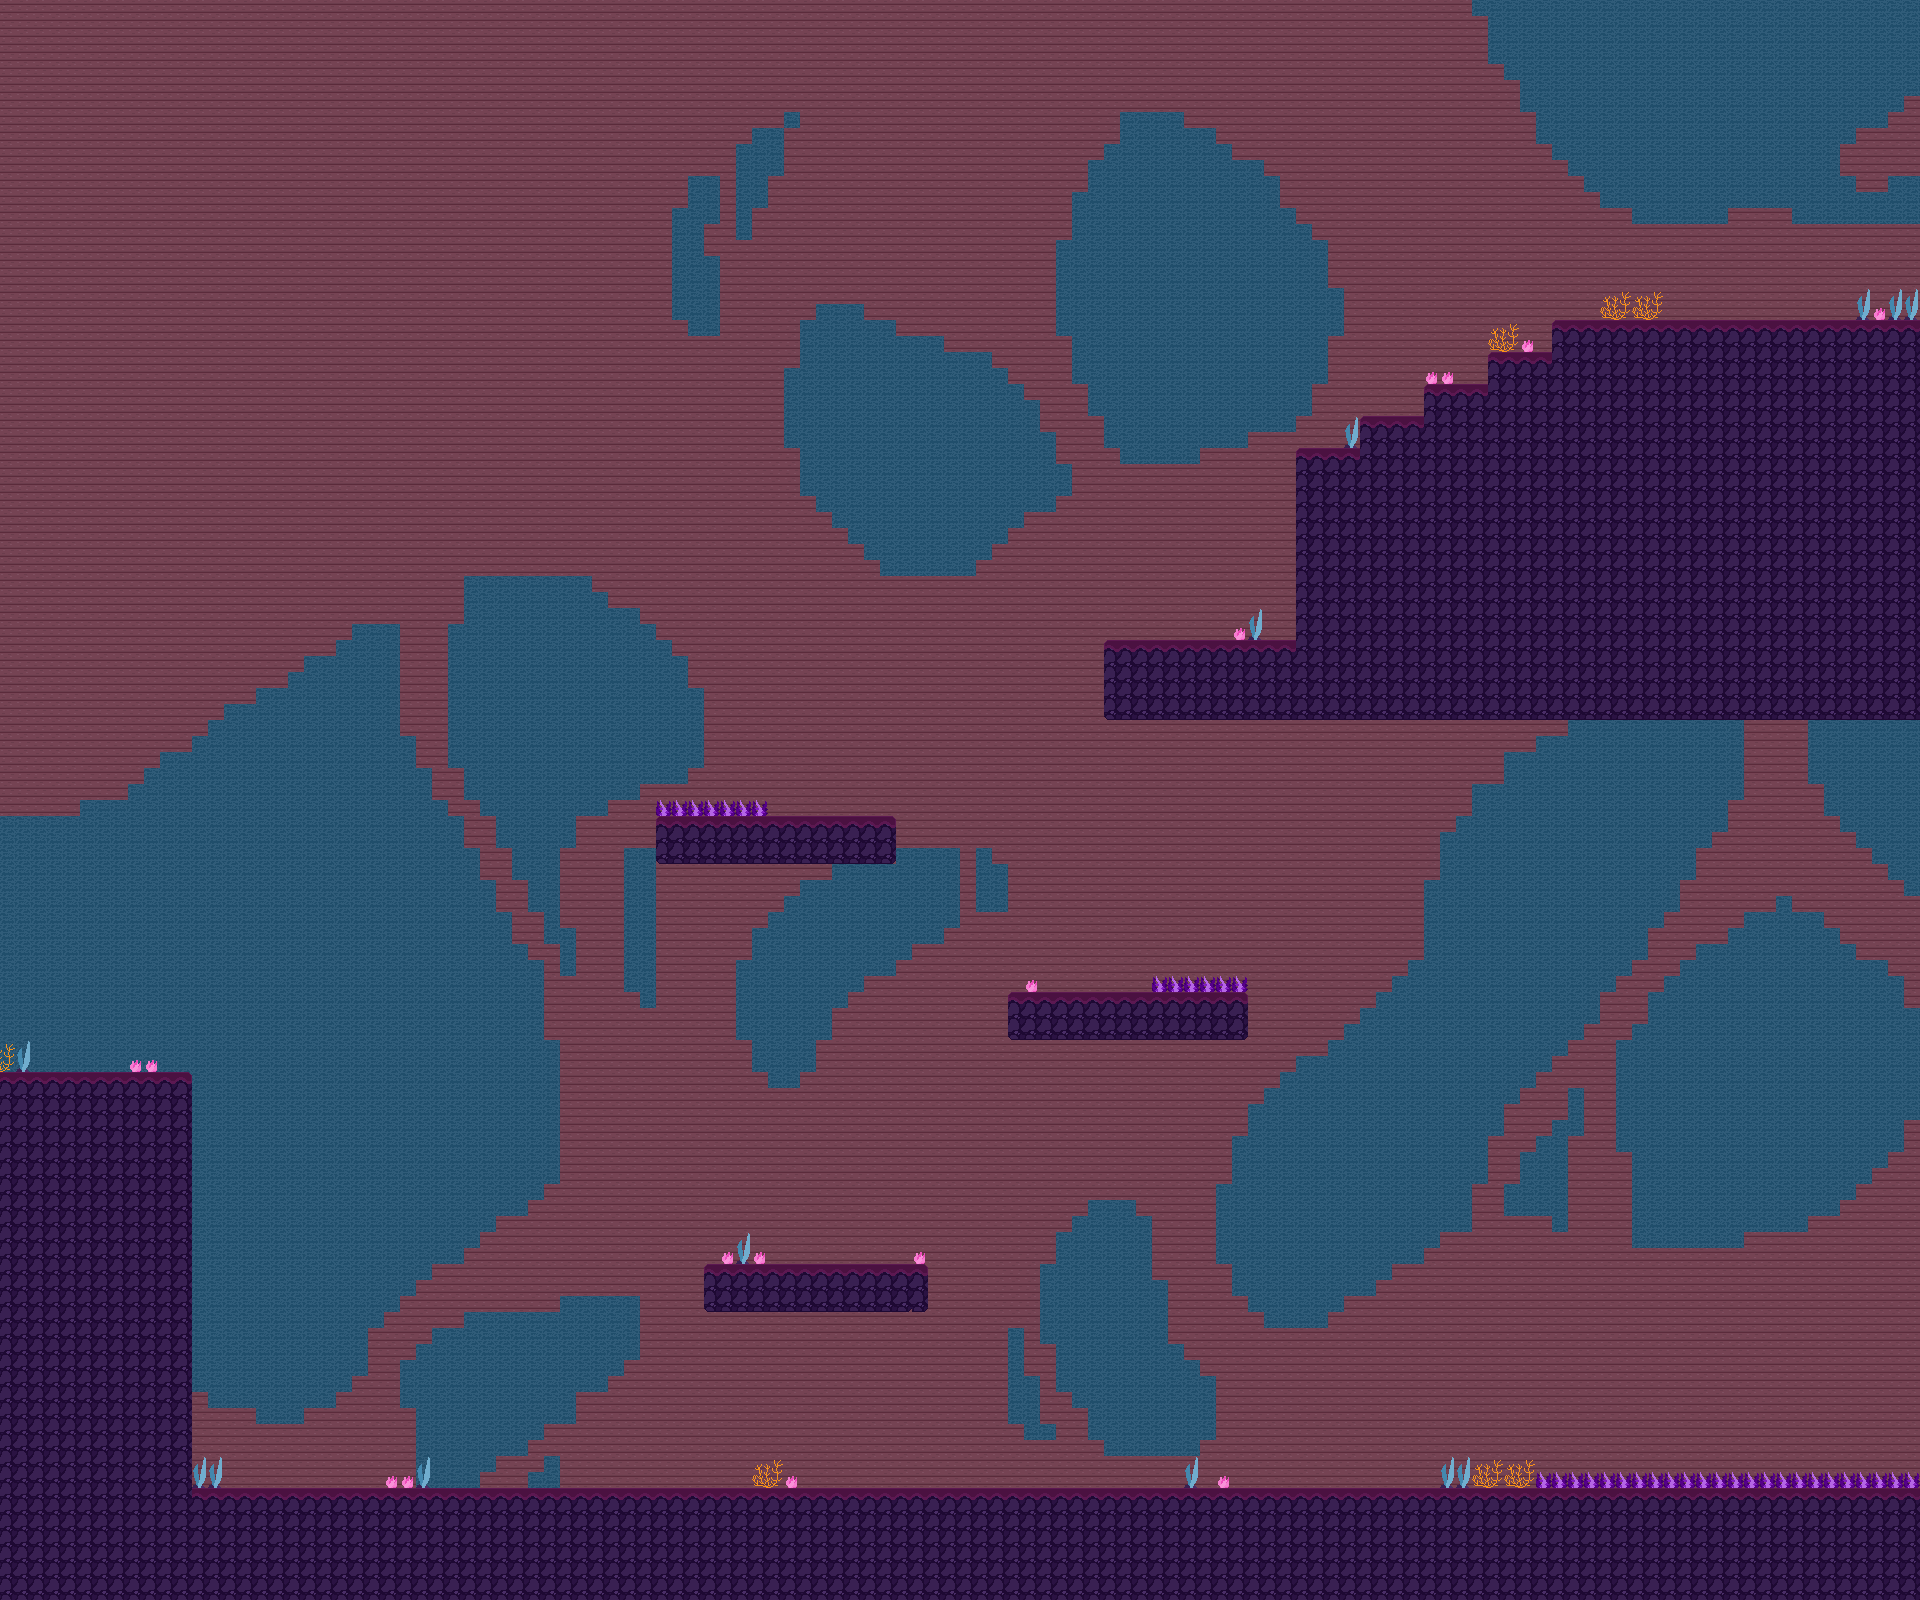

Rendered tile map (Tiled .tmx) drawn with the repository's tilesets; below, a short description and the map source with its tile grids summarised:
An orthogonal 120x100 tile map with 16x16 px tiles, 4 tile layers (Background, Scenery, Spikes, Ground) and 2 objects (playerSpawn, bubbleSpawn).

<map version="1.2" tiledversion="1.3.4" orientation="orthogonal" renderorder="right-down" width="120" height="100" tilewidth="16" tileheight="16" infinite="0" nextlayerid="7" nextobjectid="6">
 <editorsettings>
  <export target="room_1..tmx" format="tmx" />
 </editorsettings>
 <tileset firstgid="1" name="tutorial" tilewidth="16" tileheight="16" tilecount="40" columns="8">
  <image source="tilesheet.png" width="128" height="80" />
  <tile id="0">
   <properties>
    <property name="collides" type="bool" value="false" />
   </properties>
  </tile>
  <tile id="1">
   <properties>
    <property name="collides" type="bool" value="false" />
   </properties>
  </tile>
  <tile id="2">
   <properties>
    <property name="collides" type="bool" value="false" />
   </properties>
  </tile>
  <tile id="3">
   <properties>
    <property name="collides" type="bool" value="true" />
   </properties>
  </tile>
  <tile id="4">
   <properties>
    <property name="collides" type="bool" value="true" />
   </properties>
  </tile>
  <tile id="5">
   <properties>
    <property name="collides" type="bool" value="true" />
   </properties>
  </tile>
  <tile id="6">
   <properties>
    <property name="collides" type="bool" value="true" />
   </properties>
  </tile>
  <tile id="7">
   <properties>
    <property name="collides" type="bool" value="false" />
   </properties>
  </tile>
  <tile id="8">
   <properties>
    <property name="collides" type="bool" value="false" />
   </properties>
  </tile>
  <tile id="9">
   <properties>
    <property name="collides" type="bool" value="false" />
   </properties>
  </tile>
  <tile id="10">
   <properties>
    <property name="collides" type="bool" value="false" />
   </properties>
  </tile>
  <tile id="11">
   <properties>
    <property name="collides" type="bool" value="false" />
   </properties>
  </tile>
  <tile id="12">
   <properties>
    <property name="collides" type="bool" value="true" />
   </properties>
  </tile>
  <tile id="13">
   <properties>
    <property name="collides" type="bool" value="false" />
   </properties>
  </tile>
  <tile id="14">
   <properties>
    <property name="collides" type="bool" value="false" />
   </properties>
  </tile>
  <tile id="15">
   <properties>
    <property name="collides" type="bool" value="false" />
   </properties>
  </tile>
  <tile id="16">
   <properties>
    <property name="collides" type="bool" value="false" />
   </properties>
  </tile>
  <tile id="17">
   <properties>
    <property name="collides" type="bool" value="false" />
   </properties>
  </tile>
  <tile id="18">
   <properties>
    <property name="collides" type="bool" value="false" />
   </properties>
  </tile>
  <tile id="19">
   <properties>
    <property name="collides" type="bool" value="true" />
   </properties>
  </tile>
  <tile id="20">
   <properties>
    <property name="collides" type="bool" value="true" />
   </properties>
  </tile>
  <tile id="21">
   <properties>
    <property name="collides" type="bool" value="true" />
   </properties>
  </tile>
  <tile id="22">
   <properties>
    <property name="collides" type="bool" value="false" />
   </properties>
  </tile>
  <tile id="23">
   <properties>
    <property name="collides" type="bool" value="false" />
   </properties>
  </tile>
  <tile id="24">
   <properties>
    <property name="collides" type="bool" value="false" />
   </properties>
  </tile>
  <tile id="25">
   <properties>
    <property name="collides" type="bool" value="false" />
   </properties>
  </tile>
  <tile id="26">
   <properties>
    <property name="collides" type="bool" value="false" />
   </properties>
  </tile>
  <tile id="27">
   <properties>
    <property name="collides" type="bool" value="true" />
   </properties>
  </tile>
  <tile id="28">
   <properties>
    <property name="collides" type="bool" value="true" />
   </properties>
  </tile>
  <tile id="29">
   <properties>
    <property name="collides" type="bool" value="true" />
   </properties>
  </tile>
  <tile id="30">
   <properties>
    <property name="collides" type="bool" value="false" />
   </properties>
  </tile>
  <tile id="31">
   <properties>
    <property name="collides" type="bool" value="false" />
   </properties>
  </tile>
  <tile id="32">
   <properties>
    <property name="collides" type="bool" value="false" />
   </properties>
  </tile>
  <tile id="33">
   <properties>
    <property name="collides" type="bool" value="false" />
   </properties>
  </tile>
  <tile id="34">
   <properties>
    <property name="collides" type="bool" value="false" />
   </properties>
  </tile>
  <tile id="35">
   <properties>
    <property name="collides" type="bool" value="false" />
   </properties>
  </tile>
  <tile id="36">
   <properties>
    <property name="collides" type="bool" value="false" />
   </properties>
  </tile>
  <tile id="37">
   <properties>
    <property name="collides" type="bool" value="false" />
   </properties>
  </tile>
  <tile id="38">
   <properties>
    <property name="collides" type="bool" value="false" />
   </properties>
  </tile>
  <tile id="39">
   <properties>
    <property name="collides" type="bool" value="false" />
   </properties>
  </tile>
 </tileset>
 <layer id="1" name="Background" width="120" height="100">
  <data>[12000 cells, 12000 non-empty, 2 distinct tile ids]</data>
 </layer>
 <layer id="5" name="Scenery" width="120" height="100">
  <data>[12000 cells, 67 non-empty, 7 distinct tile ids]</data>
 </layer>
 <layer id="6" name="Spikes" width="120" height="100">
  <data>[12000 cells, 37 non-empty, 1 distinct tile ids]</data>
 </layer>
 <layer id="2" name="Ground" width="120" height="100">
  <data>[12000 cells, 2239 non-empty, 7 distinct tile ids]</data>
 </layer>
 <objectgroup id="3" name="Objects">
  <object id="4" name="playerSpawn" x="1824" y="320">
   <point />
  </object>
  <object id="5" name="bubbleSpawn" x="1728" y="320">
   <point />
  </object>
 </objectgroup>
</map>
